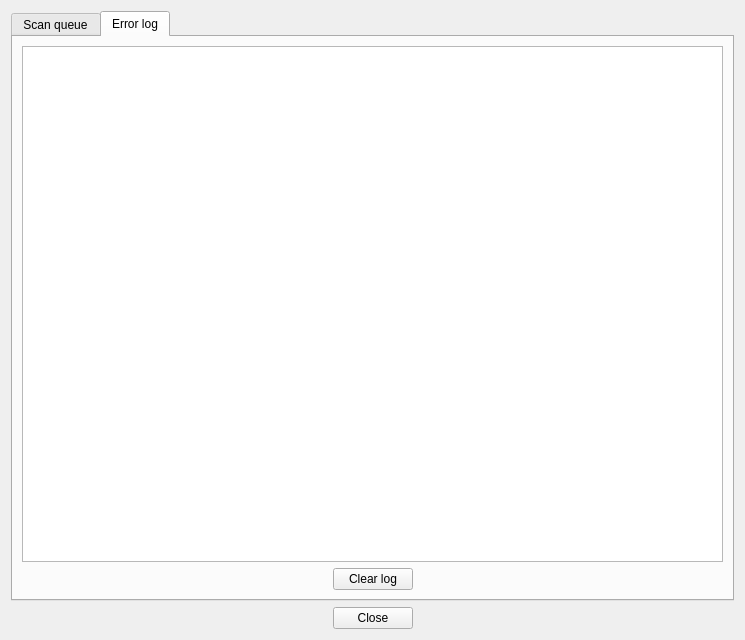
<?xml version="1.0" encoding="UTF-8"?>
<ui version="4.0">
 <class>scan_dialog</class>
 <widget class="QDialog" name="scan_dialog">
  <property name="geometry">
   <rect>
    <x>0</x>
    <y>0</y>
    <width>745</width>
    <height>640</height>
   </rect>
  </property>
  <property name="windowTitle">
   <string>Dialog</string>
  </property>
  <layout class="QGridLayout" name="gridLayout_3">
   <item row="0" column="0" colspan="3">
    <widget class="QTabWidget" name="tabWidget">
     <property name="currentIndex">
      <number>1</number>
     </property>
     <widget class="QWidget" name="tab">
      <attribute name="title">
       <string>Scan queue</string>
      </attribute>
      <layout class="QGridLayout" name="gridLayout">
       <item row="0" column="0" colspan="3">
        <widget class="QListView" name="scan_queue_view"/>
       </item>
       <item row="1" column="0">
        <spacer name="horizontalSpacer_5">
         <property name="orientation">
          <enum>Qt::Horizontal</enum>
         </property>
         <property name="sizeHint" stdset="0">
          <size>
           <width>229</width>
           <height>20</height>
          </size>
         </property>
        </spacer>
       </item>
       <item row="1" column="1">
        <widget class="QPushButton" name="cancel_scan_button">
         <property name="text">
          <string>Cancel scan</string>
         </property>
        </widget>
       </item>
       <item row="1" column="2">
        <spacer name="horizontalSpacer_6">
         <property name="orientation">
          <enum>Qt::Horizontal</enum>
         </property>
         <property name="sizeHint" stdset="0">
          <size>
           <width>228</width>
           <height>20</height>
          </size>
         </property>
        </spacer>
       </item>
      </layout>
     </widget>
     <widget class="QWidget" name="tab_2">
      <attribute name="title">
       <string>Error log</string>
      </attribute>
      <layout class="QGridLayout" name="gridLayout_2">
       <item row="1" column="0">
        <spacer name="horizontalSpacer">
         <property name="orientation">
          <enum>Qt::Horizontal</enum>
         </property>
         <property name="sizeHint" stdset="0">
          <size>
           <width>304</width>
           <height>20</height>
          </size>
         </property>
        </spacer>
       </item>
       <item row="1" column="1">
        <widget class="QPushButton" name="clear_log_button">
         <property name="text">
          <string>Clear log</string>
         </property>
        </widget>
       </item>
       <item row="1" column="2">
        <spacer name="horizontalSpacer_2">
         <property name="orientation">
          <enum>Qt::Horizontal</enum>
         </property>
         <property name="sizeHint" stdset="0">
          <size>
           <width>304</width>
           <height>20</height>
          </size>
         </property>
        </spacer>
       </item>
       <item row="0" column="0" colspan="3">
        <widget class="ion::audio_player::logger_view" name="error_log_view">
         <property name="editTriggers">
          <set>QAbstractItemView::NoEditTriggers</set>
         </property>
         <property name="showDropIndicator" stdset="0">
          <bool>false</bool>
         </property>
         <property name="alternatingRowColors">
          <bool>true</bool>
         </property>
         <property name="selectionMode">
          <enum>QAbstractItemView::NoSelection</enum>
         </property>
         <property name="rootIsDecorated">
          <bool>false</bool>
         </property>
         <property name="itemsExpandable">
          <bool>false</bool>
         </property>
         <property name="expandsOnDoubleClick">
          <bool>false</bool>
         </property>
        </widget>
       </item>
      </layout>
     </widget>
    </widget>
   </item>
   <item row="1" column="0">
    <spacer name="horizontalSpacer_3">
     <property name="orientation">
      <enum>Qt::Horizontal</enum>
     </property>
     <property name="sizeHint" stdset="0">
      <size>
       <width>323</width>
       <height>20</height>
      </size>
     </property>
    </spacer>
   </item>
   <item row="1" column="1">
    <widget class="QPushButton" name="close_dialog_button">
     <property name="text">
      <string>Close</string>
     </property>
    </widget>
   </item>
   <item row="1" column="2">
    <spacer name="horizontalSpacer_4">
     <property name="orientation">
      <enum>Qt::Horizontal</enum>
     </property>
     <property name="sizeHint" stdset="0">
      <size>
       <width>322</width>
       <height>20</height>
      </size>
     </property>
    </spacer>
   </item>
  </layout>
 </widget>
 <customwidgets>
  <customwidget>
   <class>ion::audio_player::logger_view</class>
   <extends>QTreeView</extends>
   <header>logger_view.hpp</header>
  </customwidget>
 </customwidgets>
 <resources/>
 <connections>
  <connection>
   <sender>close_dialog_button</sender>
   <signal>clicked()</signal>
   <receiver>scan_dialog</receiver>
   <slot>close()</slot>
   <hints>
    <hint type="sourcelabel">
     <x>372</x>
     <y>623</y>
    </hint>
    <hint type="destinationlabel">
     <x>372</x>
     <y>319</y>
    </hint>
   </hints>
  </connection>
 </connections>
</ui>
